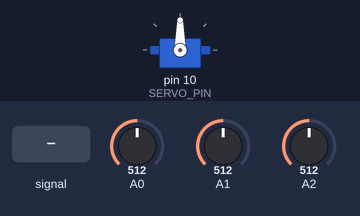
Bench run of a sketch on a simulated Arduino Uno, built with avr-gcc and run on an emulated ATmega328P. Shown: servo. The test bench sets the inputs (shaded band); at power-on: A0 = 512, A1 = 512, A2 = 512.

Above: at 1.2 s.
1.3 s: A0 fed a 200 Hz sine of ±255 counts around its level
At 1.6 s:
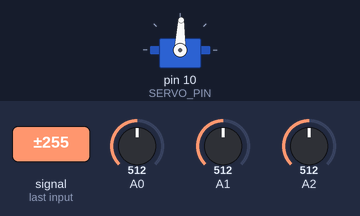
4.3 s: A0 set to 306
6.0 s: A0 set to 511
At 8.45 s:
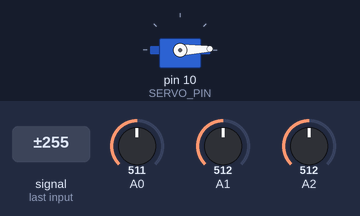
9.0 s: A1 set to 716
10.8 s: A0 set to 122
At 11.9 s:
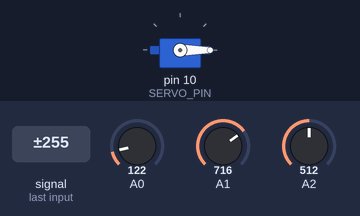
Timing chart, 0 to 13.4 s (numbered marks = the images above; inputs shaded):
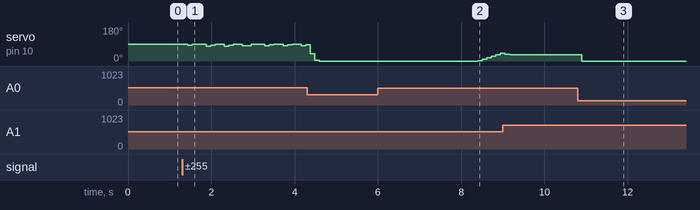

The sketch:

main.ino
```cpp
#include <PID_v1.h>
#include <MegunoLink.h>
#include <Filter.h>

#include <Servo.h>
#define SERVO_PIN 10
#define Xaxis A0
#define Yaxis A1
#define Zaxis A2
#define sampleSize 25

long FilterWeight = 15;
ExponentialFilter<long> ADCFilter(FilterWeight, 0);

Servo servo;

double Setpoint, Input, Output;

PID myPID(&Input, &Output, &Setpoint,0.5,3,0, DIRECT);

long read_data(int axis) {
    long readings = 0;
    analogRead(axis);
    delay(1);
    for (int i = 0; i < sampleSize; i++)
    {
       readings += analogRead(axis);
    }

    return readings / sampleSize;

}

float process_data(long raw) {
    float value = ( ( ( (float)(raw * 3.3)/1024) - 1.64 ) / 0.330 );
    return value;
}

float calc_pitch(float x, float y, float z) {
    float pitch;
    pitch = 180 * atan (x/sqrt(y*y + z*z))/M_PI;

    return pitch;
}


void setup() {

servo.attach(SERVO_PIN);
Serial.begin(9600);
analogReference(EXTERNAL);

float x = process_data(read_data(Xaxis));
float y = process_data(read_data(Yaxis));
float z = process_data(read_data(Zaxis));


Input = calc_pitch(x,y,z);

Setpoint = 90;

myPID.SetMode(AUTOMATIC);


}

void loop() {
float x = process_data(read_data(Xaxis));
float y = process_data(read_data(Yaxis));
float z = process_data(read_data(Zaxis));
ADCFilter.Filter(calc_pitch(x,y,z));
Input = (double)map(ADCFilter.Current(), -90,90,0,180);
myPID.Compute();
servo.write(90 - Output);

}
```

Measured:
- after the input at 6.0 s, servo on pin 10 (SERVO_PIN): moves from 0° to 40° over 0.54 s, starting after 2.4 s
- after the input at 10.8 s, servo on pin 10 (SERVO_PIN): 32° → 0° after 0.10 s
